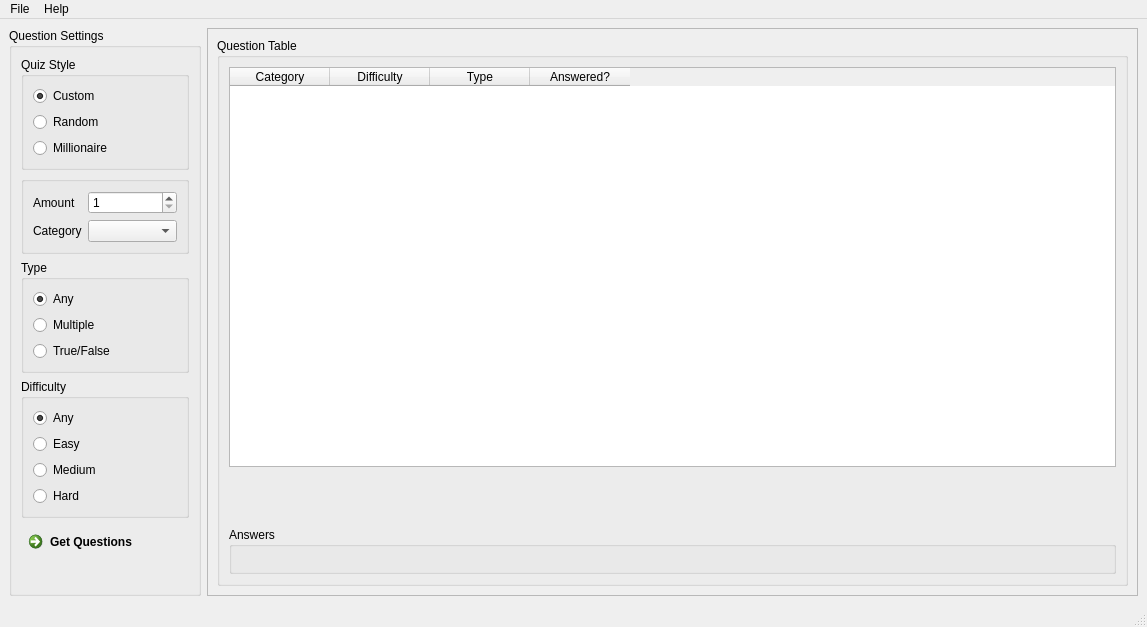
<?xml version="1.0" encoding="UTF-8"?>
<ui version="4.0">
 <class>MainWindow</class>
 <widget class="QMainWindow" name="MainWindow">
  <property name="geometry">
   <rect>
    <x>0</x>
    <y>0</y>
    <width>1147</width>
    <height>627</height>
   </rect>
  </property>
  <property name="windowTitle">
   <string>MainWindow</string>
  </property>
  <widget class="QWidget" name="centralwidget">
   <layout class="QFormLayout" name="formLayout">
    <item row="0" column="0">
     <widget class="QGroupBox" name="settings">
      <property name="title">
       <string>Question Settings</string>
      </property>
      <layout class="QVBoxLayout" name="verticalLayout_5">
       <item>
        <widget class="QGroupBox" name="style">
         <property name="title">
          <string>Quiz Style</string>
         </property>
         <layout class="QVBoxLayout" name="verticalLayout_4">
          <item>
           <widget class="QRadioButton" name="qs_custom">
            <property name="text">
             <string>Custom</string>
            </property>
            <property name="checked">
             <bool>true</bool>
            </property>
            <attribute name="buttonGroup">
             <string notr="true">bg_style</string>
            </attribute>
           </widget>
          </item>
          <item>
           <widget class="QRadioButton" name="qs_random">
            <property name="text">
             <string>Random</string>
            </property>
            <property name="checked">
             <bool>false</bool>
            </property>
            <attribute name="buttonGroup">
             <string notr="true">bg_style</string>
            </attribute>
           </widget>
          </item>
          <item>
           <widget class="QRadioButton" name="qs_millionaire">
            <property name="text">
             <string>Millionaire</string>
            </property>
            <attribute name="buttonGroup">
             <string notr="true">bg_style</string>
            </attribute>
           </widget>
          </item>
         </layout>
        </widget>
       </item>
       <item>
        <widget class="QGroupBox" name="customize">
         <layout class="QFormLayout" name="formLayout_3">
          <item row="0" column="1">
           <widget class="QSpinBox" name="amount">
            <property name="minimum">
             <number>1</number>
            </property>
            <property name="maximum">
             <number>50</number>
            </property>
           </widget>
          </item>
          <item row="0" column="0">
           <widget class="QLabel" name="lbl_amount">
            <property name="text">
             <string>Amount</string>
            </property>
           </widget>
          </item>
          <item row="1" column="0">
           <widget class="QLabel" name="lbl_categories">
            <property name="text">
             <string>Category</string>
            </property>
           </widget>
          </item>
          <item row="1" column="1">
           <widget class="QComboBox" name="categories"/>
          </item>
         </layout>
        </widget>
       </item>
       <item>
        <widget class="QGroupBox" name="qtype">
         <property name="title">
          <string>Type</string>
         </property>
         <layout class="QVBoxLayout" name="verticalLayout">
          <item>
           <widget class="QRadioButton" name="qt_any">
            <property name="text">
             <string>Any</string>
            </property>
            <property name="checked">
             <bool>true</bool>
            </property>
            <attribute name="buttonGroup">
             <string notr="true">bg_type</string>
            </attribute>
           </widget>
          </item>
          <item>
           <widget class="QRadioButton" name="qt_multiple">
            <property name="text">
             <string>Multiple</string>
            </property>
            <attribute name="buttonGroup">
             <string notr="true">bg_type</string>
            </attribute>
           </widget>
          </item>
          <item>
           <widget class="QRadioButton" name="qt_truefalse">
            <property name="text">
             <string>True/False</string>
            </property>
            <attribute name="buttonGroup">
             <string notr="true">bg_type</string>
            </attribute>
           </widget>
          </item>
         </layout>
        </widget>
       </item>
       <item>
        <widget class="QGroupBox" name="qdiff">
         <property name="title">
          <string>Difficulty</string>
         </property>
         <layout class="QVBoxLayout" name="verticalLayout_2">
          <item>
           <widget class="QRadioButton" name="qd_any">
            <property name="text">
             <string>Any</string>
            </property>
            <property name="checked">
             <bool>true</bool>
            </property>
            <attribute name="buttonGroup">
             <string notr="true">bg_diff</string>
            </attribute>
           </widget>
          </item>
          <item>
           <widget class="QRadioButton" name="qd_easy">
            <property name="text">
             <string>Easy</string>
            </property>
            <attribute name="buttonGroup">
             <string notr="true">bg_diff</string>
            </attribute>
           </widget>
          </item>
          <item>
           <widget class="QRadioButton" name="qd_medium">
            <property name="text">
             <string>Medium</string>
            </property>
            <attribute name="buttonGroup">
             <string notr="true">bg_diff</string>
            </attribute>
           </widget>
          </item>
          <item>
           <widget class="QRadioButton" name="qd_hard">
            <property name="text">
             <string>Hard</string>
            </property>
            <attribute name="buttonGroup">
             <string notr="true">bg_diff</string>
            </attribute>
           </widget>
          </item>
         </layout>
        </widget>
       </item>
       <item>
        <widget class="QCommandLinkButton" name="getQuestionsLinkButton">
         <property name="text">
          <string>Get Questions</string>
         </property>
        </widget>
       </item>
      </layout>
     </widget>
    </item>
    <item row="0" column="1">
     <widget class="QFrame" name="frame">
      <property name="frameShape">
       <enum>QFrame::StyledPanel</enum>
      </property>
      <property name="frameShadow">
       <enum>QFrame::Raised</enum>
      </property>
      <layout class="QVBoxLayout" name="verticalLayout_6">
       <item>
        <widget class="QGroupBox" name="groupBox">
         <property name="title">
          <string>Question Table</string>
         </property>
         <layout class="QVBoxLayout" name="verticalLayout_3">
          <item>
           <widget class="QTableWidget" name="questionTable">
            <property name="maximumSize">
             <size>
              <width>16777215</width>
              <height>400</height>
             </size>
            </property>
            <property name="alternatingRowColors">
             <bool>true</bool>
            </property>
            <property name="rowCount">
             <number>0</number>
            </property>
            <property name="columnCount">
             <number>4</number>
            </property>
            <attribute name="horizontalHeaderVisible">
             <bool>true</bool>
            </attribute>
            <attribute name="verticalHeaderVisible">
             <bool>true</bool>
            </attribute>
            <column>
             <property name="text">
              <string>Category</string>
             </property>
            </column>
            <column>
             <property name="text">
              <string>Difficulty</string>
             </property>
            </column>
            <column>
             <property name="text">
              <string>Type</string>
             </property>
            </column>
            <column>
             <property name="text">
              <string>Answered?</string>
             </property>
            </column>
           </widget>
          </item>
          <item>
           <widget class="QLabel" name="selectedQuestion">
            <property name="font">
             <font>
              <family>Arial</family>
              <pointsize>16</pointsize>
              <weight>75</weight>
              <bold>true</bold>
             </font>
            </property>
            <property name="text">
             <string/>
            </property>
            <property name="alignment">
             <set>Qt::AlignCenter</set>
            </property>
            <property name="wordWrap">
             <bool>true</bool>
            </property>
           </widget>
          </item>
          <item>
           <widget class="QGroupBox" name="answerBox">
            <property name="title">
             <string>Answers</string>
            </property>
           </widget>
          </item>
         </layout>
        </widget>
       </item>
      </layout>
     </widget>
    </item>
   </layout>
  </widget>
  <widget class="QMenuBar" name="menubar">
   <property name="geometry">
    <rect>
     <x>0</x>
     <y>0</y>
     <width>1147</width>
     <height>21</height>
    </rect>
   </property>
   <widget class="QMenu" name="menuFile">
    <property name="title">
     <string>File</string>
    </property>
    <addaction name="actionNew_Quiz"/>
    <addaction name="separator"/>
    <addaction name="actionExit"/>
   </widget>
   <widget class="QMenu" name="menuHelp">
    <property name="title">
     <string>Help</string>
    </property>
    <addaction name="actionAbout"/>
   </widget>
   <addaction name="menuFile"/>
   <addaction name="menuHelp"/>
  </widget>
  <widget class="QStatusBar" name="statusbar"/>
  <action name="actionExit">
   <property name="text">
    <string>Exit</string>
   </property>
  </action>
  <action name="actionNew_Quiz">
   <property name="text">
    <string>New Quiz</string>
   </property>
  </action>
  <action name="actionAbout">
   <property name="text">
    <string>About</string>
   </property>
  </action>
 </widget>
 <resources/>
 <connections/>
 <buttongroups>
  <buttongroup name="bg_diff"/>
  <buttongroup name="bg_style"/>
  <buttongroup name="bg_type"/>
 </buttongroups>
</ui>
